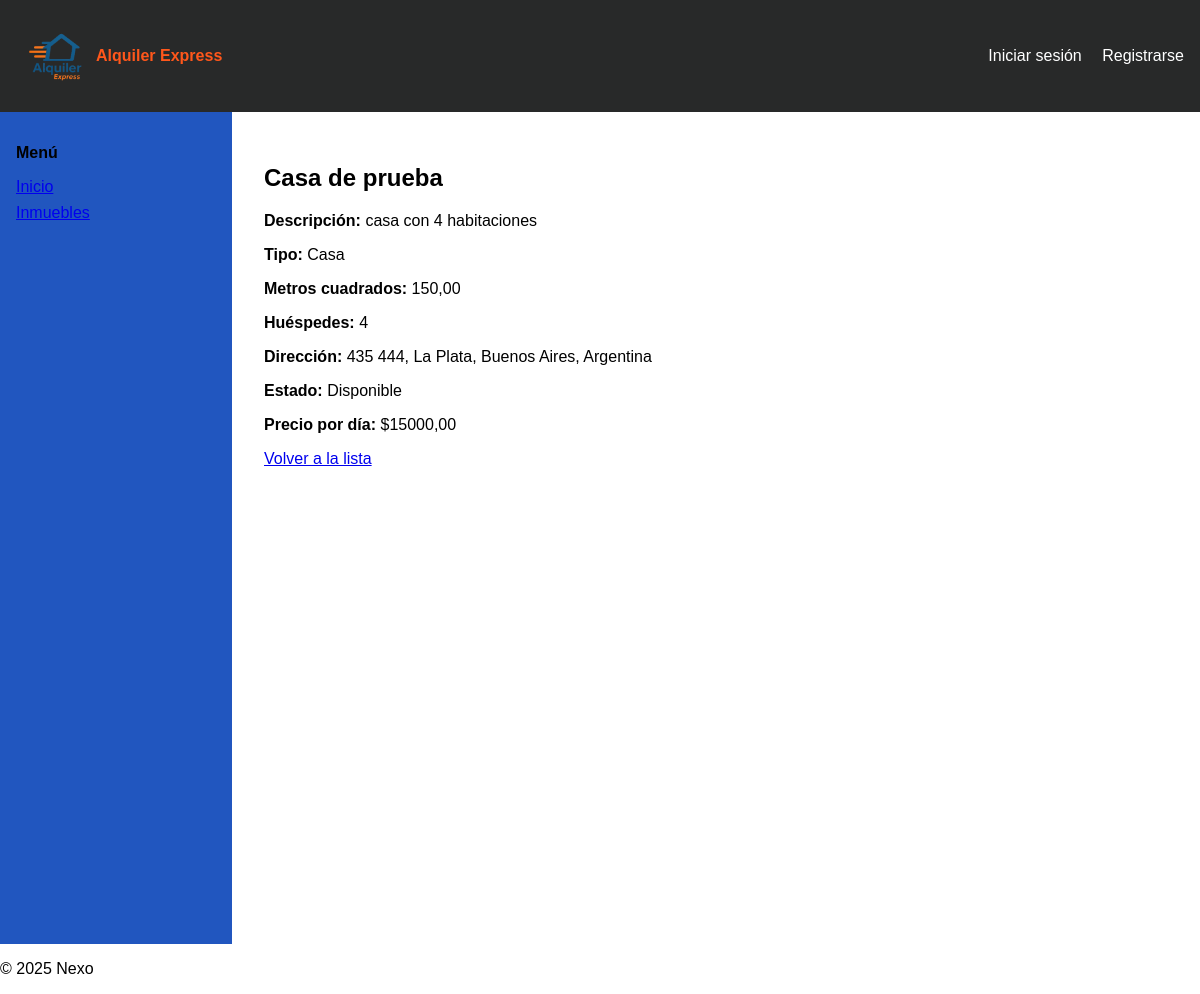
Page /inmueble/ver_detalle/1/ on the earlier database version.
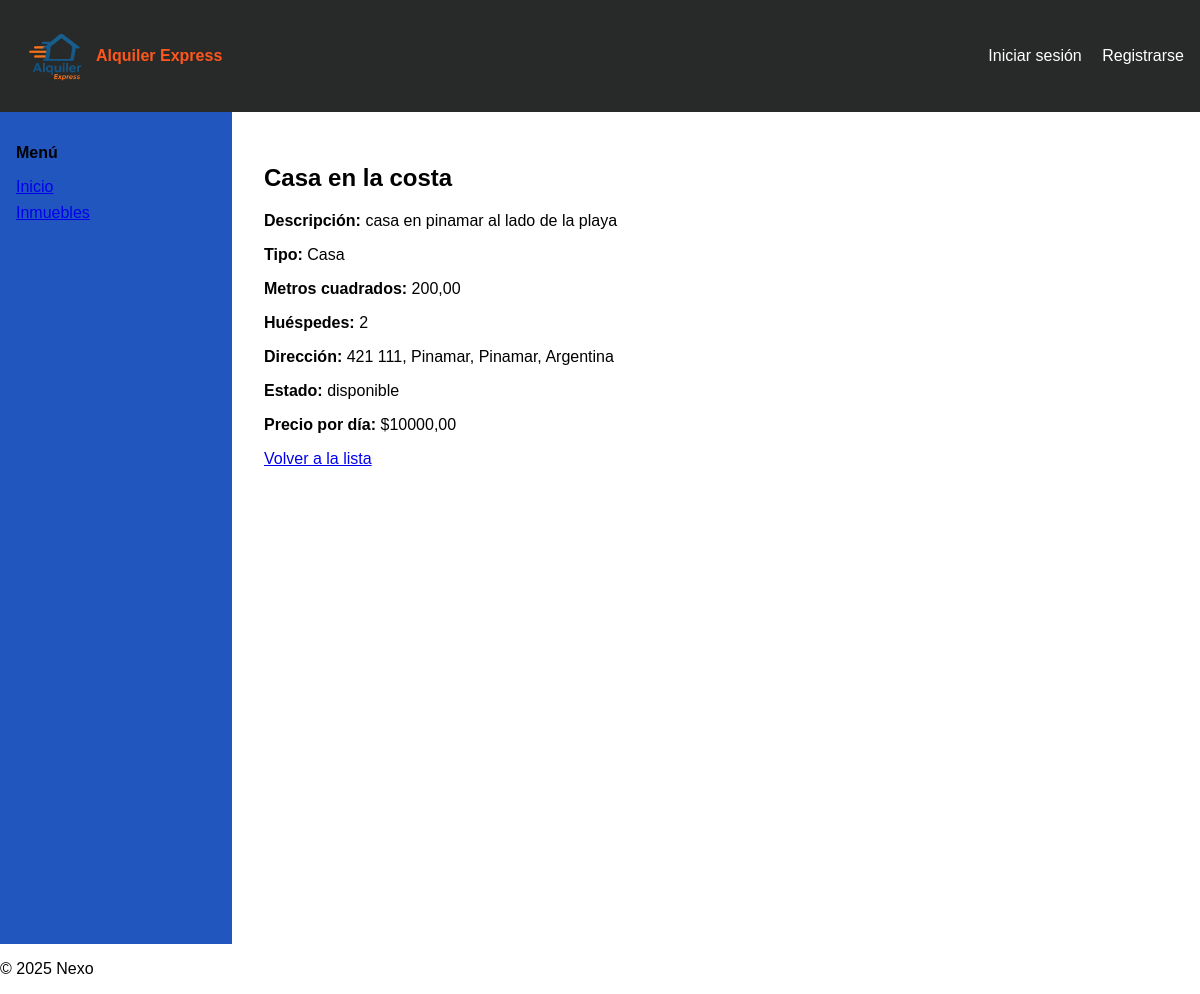
Same page on the later database version.
### inmueble/models.py (models this page shows)
class Inmueble(models.Model):
    titulo = models.CharField(max_length=200)
    descripcion = models.TextField()
    tipo = models.CharField(max_length=50, choices=[('casa', 'Casa'), ('local', 'Local'), ('cochera', 'Cochera'), ('departamento', 'Departamento')])
    metros_cuadrados = models.DecimalField(max_digits=10, decimal_places=2)
    cantidad_huespedes = models.IntegerField(default=2)
    calle = models.CharField(max_length=100)
    numero = models.CharField(max_length=10)
    ciudad = models.CharField(max_length=50)
    provincia = models.CharField(max_length=50)
    pais = models.CharField(max_length=50)
    estado = models.CharField(max_length=50, choices=[('Disponible', 'Disponible'), ('Reservado', 'Reservado'), ('no disponible', 'No disponible')])
    precio_diario = models.DecimalField(max_digits=10, decimal_places=2)

### inmueble/views.py (the view)
# urls.py: path('ver_detalle/<int:inmueble_id>/', views.ver_detalle_inmueble, name='ver_detalle_inmueble'),
def ver_detalle_inmueble(request, inmueble_id):
    inmueble = get_object_or_404(Inmueble, pk=inmueble_id)
    return render(request, 'inmueble/ver_detalle.html', {'inmueble': inmueble})

### inmueble/templates/inmueble/ver_detalle.html
{% extends 'base.html' %}
{% block content %}
<div class="container mt-4">
  <h2>{{ inmueble.titulo }}</h2>
  <p><strong>Descripción:</strong> {{ inmueble.descripcion }}</p>
  <p><strong>Tipo:</strong> {{ inmueble.get_tipo_display }}</p>
  <p><strong>Metros cuadrados:</strong> {{ inmueble.metros_cuadrados }}</p>
  <p><strong>Huéspedes:</strong> {{ inmueble.cantidad_huespedes }}</p>
  <p><strong>Dirección:</strong> {{ inmueble.calle }} {{ inmueble.numero }}, {{ inmueble.ciudad }}, {{ inmueble.provincia }}, {{ inmueble.pais }}</p>
  <p><strong>Estado:</strong> {{ inmueble.get_estado_display }}</p>
  <p><strong>Precio por día:</strong> ${{ inmueble.precio_diario }}</p>
</div>
<a href="{% url 'listar_inmuebles' %}" class="btn btn-info">Volver a la lista</a>
{% endblock %}

Differences in the rows shown:
changed Inmueble "Casa": titulo "Casa de prueba" → "Casa en la costa"; descripcion "casa con 4 habitaciones" → "casa en pinamar al lado de la playa"; metros_cuadrados "150,00" → "200,00"; cantidad_huespedes "4" → "2"; calle "435" → "421"; numero "444" → "111"; ciudad "La Plata" → "Pinamar"; provincia "Buenos Aires" → "Pinamar"; estado "Disponible" → "disponible"; precio_diario "15000,00" → "10000,00"
